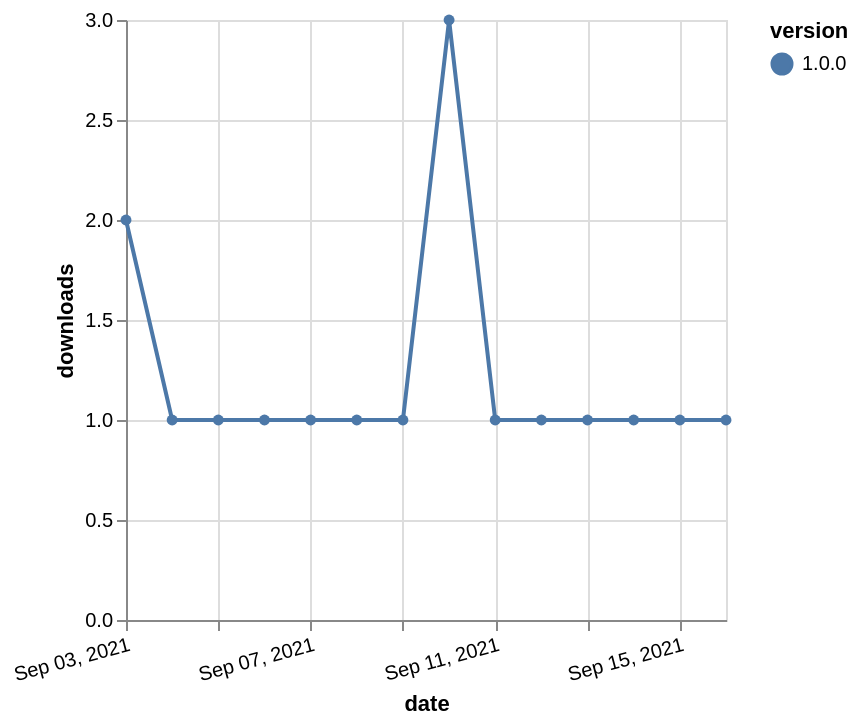

The Vega-Lite source for this figure:
### Vega-Lite specification from a JSON file in a GitHub repository (floating-point values rounded to 4 significant figures)
{"$schema": "https://vega.github.io/schema/vega-lite/v5.json", "description": "A simple bar chart with embedded data.", "data": {"values": [{"date": "2021-09-03", "total": 123, "delta": 2, "version": "1.0.0"}, {"date": "2021-09-04", "total": 124, "delta": 1, "version": "1.0.0"}, {"date": "2021-09-05", "total": 125, "delta": 1, "version": "1.0.0"}, {"date": "2021-09-06", "total": 126, "delta": 1, "version": "1.0.0"}, {"date": "2021-09-07", "total": 127, "delta": 1, "version": "1.0.0"}, {"date": "2021-09-08", "total": 128, "delta": 1, "version": "1.0.0"}, {"date": "2021-09-09", "total": 129, "delta": 1, "version": "1.0.0"}, {"date": "2021-09-10", "total": 132, "delta": 3, "version": "1.0.0"}, {"date": "2021-09-11", "total": 133, "delta": 1, "version": "1.0.0"}, {"date": "2021-09-12", "total": 134, "delta": 1, "version": "1.0.0"}, {"date": "2021-09-13", "total": 135, "delta": 1, "version": "1.0.0"}, {"date": "2021-09-14", "total": 136, "delta": 1, "version": "1.0.0"}, {"date": "2021-09-15", "total": 137, "delta": 1, "version": "1.0.0"}, {"date": "2021-09-16", "total": 138, "delta": 1, "version": "1.0.0"}]}, "width": "container", "mark": {"type": "line", "point": {"filled": true}}, "encoding": {"x": {"field": "date", "type": "temporal", "timeUnit": "yearmonthdate", "title": "date", "axis": {"labelAngle": -15}}, "y": {"field": "delta", "type": "quantitative", "title": "downloads"}, "color": {"field": "version", "type": "nominal"}, "tooltip": {"field": "delta"}}}
